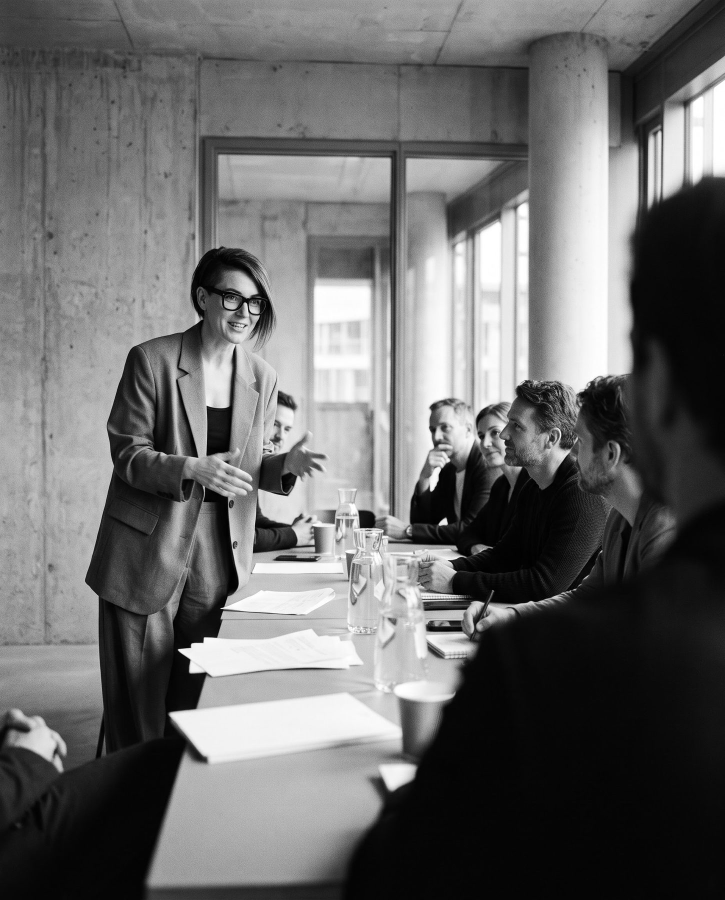
#> input picture talent-four-deck/img/apresentacao.jpg, 1450 x 1800 px, given in place of oculos.jpg, which was not available (shown at 1/2 size)
$ python tratar-fotos.py ../../talent-four-deck/img/apresentacao.jpg ../../talent-four-deck/img/arquitetura.jpg
#> lines starting #> are read from the running program, lines starting #| are printed output that depends on the picture
# Tratamento das fotos do site (briefing de design §8): P&B, contraste suave.
# escuro: um pouco mais escuro (seções Ink e a foto do formulário). claro: tom levemente quente (seções Bone).
# Uso: python scripts/tratar-fotos.py <pasta-com-os-originais> src/assets/img   (requer Pillow)
# Originais (fornecidos pela Velora em 01/11/2026) ficam fora do repositório.
import sys
from PIL import Image, ImageEnhance, ImageOps

orig, destino = sys.argv[1], sys.argv[2]

ORIGINAIS = {
    'oculos': 'oculos.jpg',      # mulher de blazer segurando os óculos
    'conversa': 'conversa.jpg',  # conversa vista de cima, notebook e cafés
    'mesa': 'mesa.jpg',          # três pessoas analisando papéis numa mesa de concreto
    'notebook': 'notebook.jpg',  # homem com notebook conversando com o time
    'feixe': 'feixe.jpg',        # feixe de luz em vão de concreto (tem moldura branca)
}

# nome do arquivo final: (original, recorte x0,y0,x1,y1 em fração, proporção final ou None, tratamento, larguras)
FOTOS = {
    'hero':       ('oculos',   (0.00, 0.00, 1.00, 1.00),     None,    'escuro', [700, 1400]),
    'onde-trava': ('mesa',     (0.00, 0.00, 1.00, 1.00),     (3, 2),  'claro',  [800, 1600]),
    'como':       ('conversa', (0.00, 0.15, 1.00, 0.715),    (16, 9), 'escuro', [900, 1800]),
    'icp-tec':    ('notebook', (0.00, 0.10, 1.00, 0.72),     (3, 2),  'claro',  [800, 1600]),
    'agendar':    ('feixe',    (0.025, 0.020, 0.975, 0.982), None,    'escuro', [700, 1400]),
}


def recortar(im, caixa, prop):
    w, h = im.size
    im = im.crop((round(caixa[0] * w), round(caixa[1] * h), round(caixa[2] * w), round(caixa[3] * h)))
    if prop:
        a = prop[0] / prop[1]
        w, h = im.size
        if w / h > a:
            nw = round(h * a); im = im.crop(((w - nw) // 2, 0, (w - nw) // 2 + nw, h))
        else:
            nh = round(w / a); im = im.crop((0, (h - nh) // 2, w, (h - nh) // 2 + nh))
    return im


for nome, (fonte, caixa, prop, trat, larguras) in FOTOS.items():
    im = Image.open(f'{orig}/{ORIGINAIS[fonte]}').convert('RGB')
    g = ImageOps.grayscale(recortar(im, caixa, prop))
#> g is the input picture: PIL image 1450x1800 L; min 0, max 255, mean 105.6
    if trat == 'escuro':
        g = ImageEnhance.Brightness(ImageEnhance.Contrast(g).enhance(1.06)).enhance(0.84)
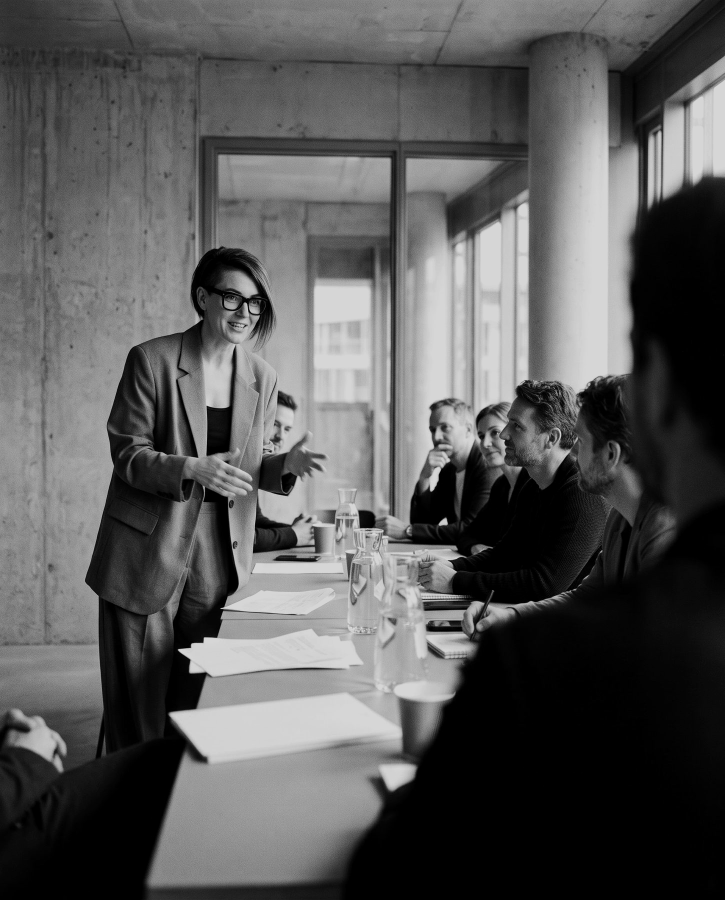
#> g: PIL image 1450x1800 L (shown at 1/2 size); min 0, max 214, mean 88
    else:
        g = ImageEnhance.Brightness(ImageEnhance.Contrast(g).enhance(0.96)).enhance(1.02)
    for L in larguras:
        a = g.resize((L, round(L * g.height / g.width)), Image.LANCZOS)
        if trat == 'claro':
            rgb = Image.merge('RGB', (a, a.point(lambda v: v * 0.985), a.point(lambda v: v * 0.95)))
        else:
            rgb = Image.merge('RGB', (a, a, a))
        rgb.save(f'{destino}/{nome}-{L}.webp', 'WEBP', quality=72, method=6)
#> this loop made 2 passes
#> pass 1, `a = g.resize((L, round(L * g.height / g.width)), Image.LANCZOS)`:
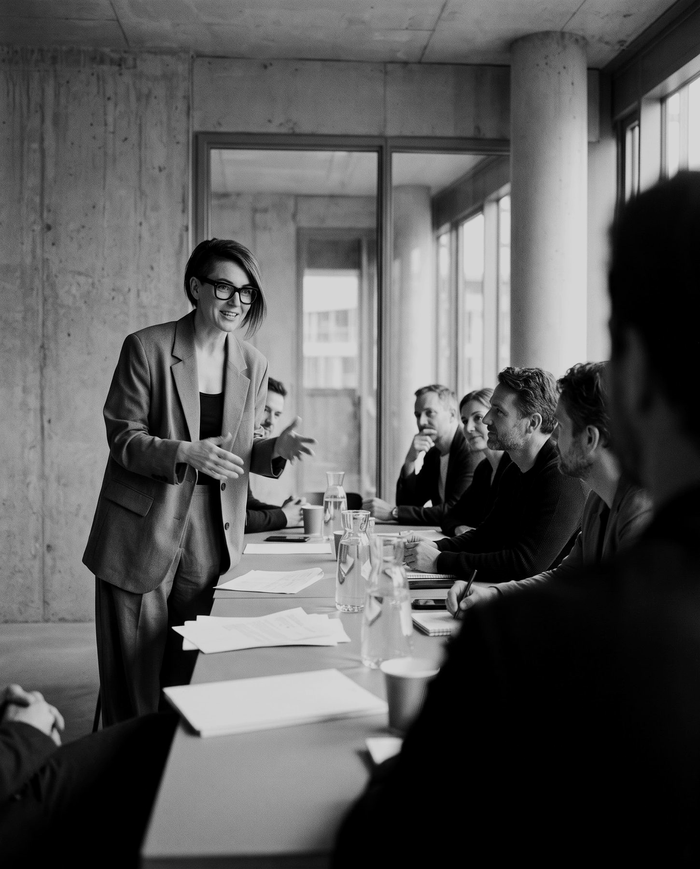
#> a: PIL image 700x869 L; min 0, max 225, mean 88
    print(nome, fonte, g.size)
#| hero oculos (1450, 1800)
#> pass 2 of the loop `for nome, (fonte, caixa, prop, trat, larguras) in FOTOS.items():`:
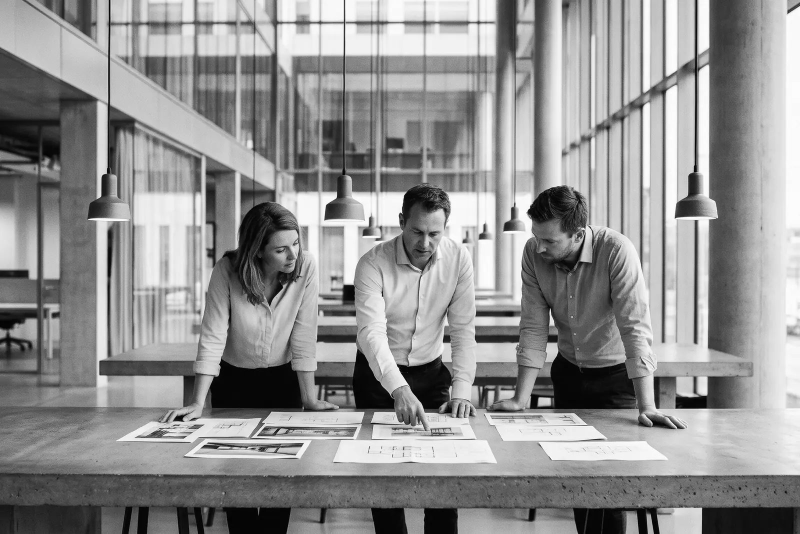
#> input picture talent-four-deck/img/mesa.jpg, 1600 x 1067 px, found by its file name (shown at 1/2 size)
#> g is the input picture: PIL image 1600x1067 L; min 0, max 255, mean 145.7
#> the loop `for L in larguras:` made 2 passes
#> pass 1, `a = g.resize((L, round(L * g.height / g.width)), Image.LANCZOS)`:
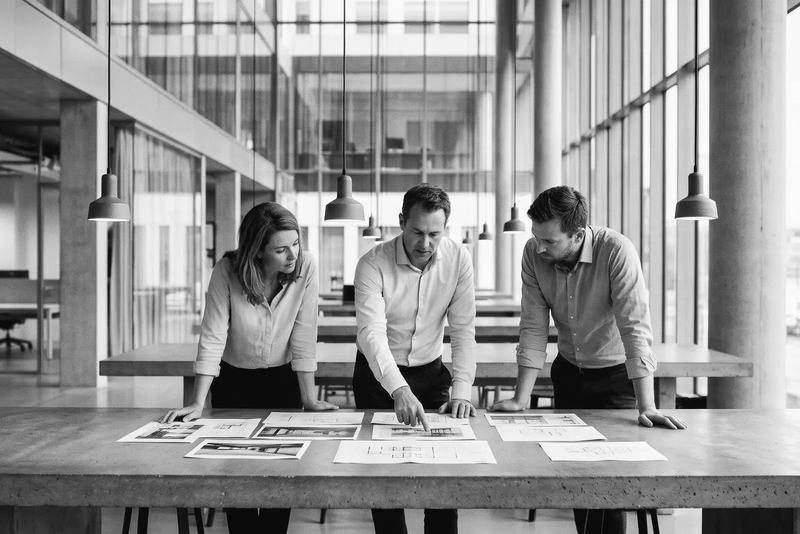
#> a: PIL image 800x534 L; min 0, max 255, mean 147.6
#| onde-trava mesa (1600, 1067)
#> pass 3 of the loop `for nome, (fonte, caixa, prop, trat, larguras) in FOTOS.items():`:
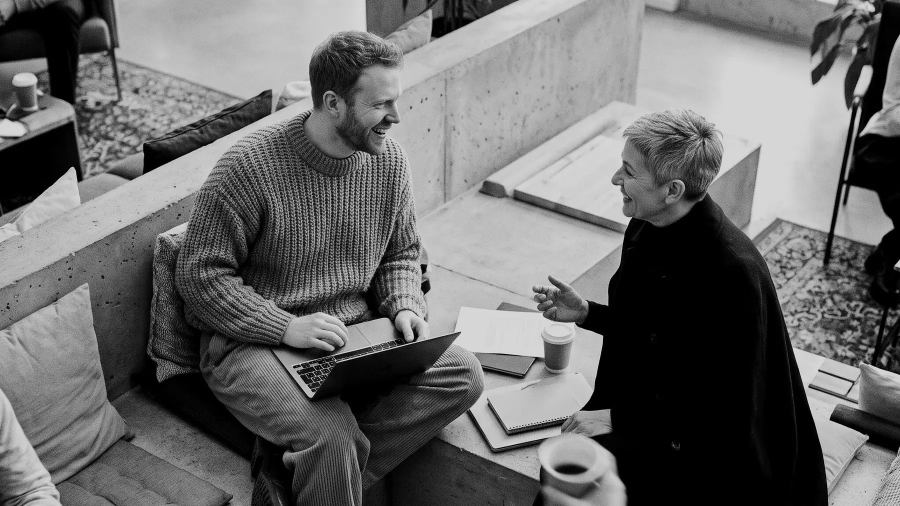
#> input picture talent-four-deck/img/conversa.jpg, 1800 x 1012 px, found by its file name (shown at 1/2 size)
#> in recortar (call 3), `im = im.crop(((w - nw) // 2, 0, (w - nw) // 2 + nw, h))`:
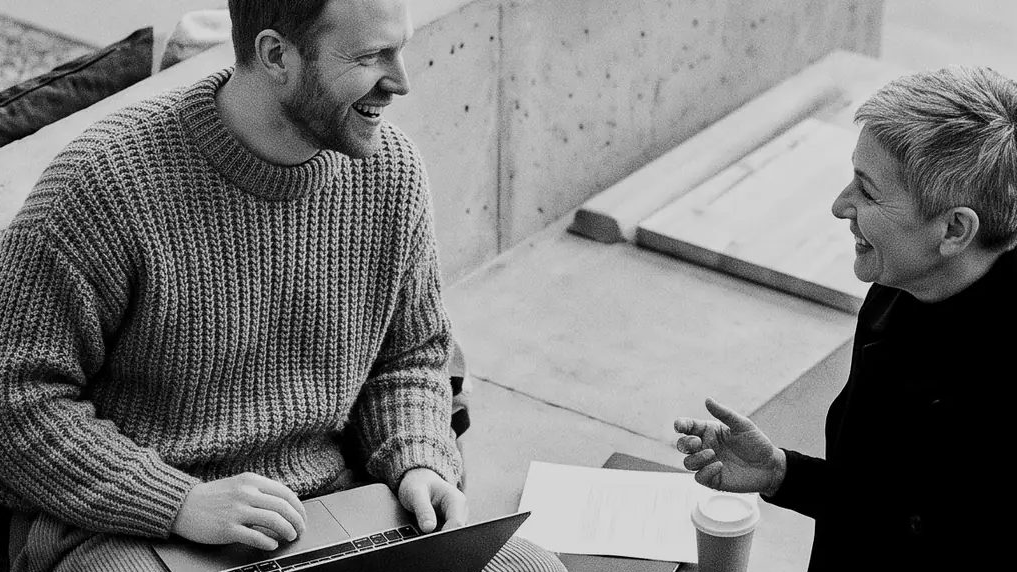
#> im: PIL image 1017x572 RGB; min 0, max 245, mean 120
#> `g = ImageEnhance.Brightness(ImageEnhance.Contrast(g).enhance(1.06)).en..`:
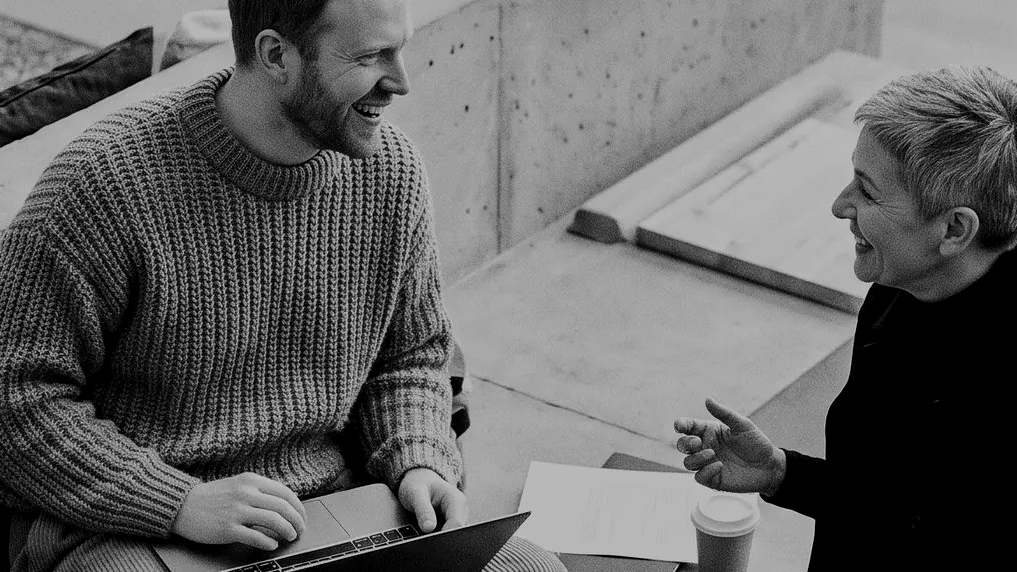
#> g: PIL image 1017x572 L; min 0, max 211, mean 100.6
#| como conversa (1017, 572)
#> the loop made 5 passes; the first 3 are shown
